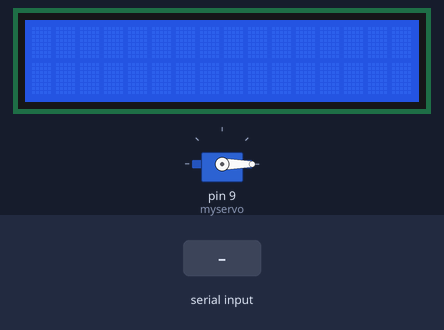
Bench run of a sketch on a simulated Arduino Uno, built with avr-gcc and run on an emulated ATmega328P. Shown: servo, 16×2 character LCD. The test bench sets the inputs (shaded band). What the sketch prints to the serial monitor is not drawn.

Above: at 1.2 s.
1.3 s: "o" received over Serial
At 1.46 s:
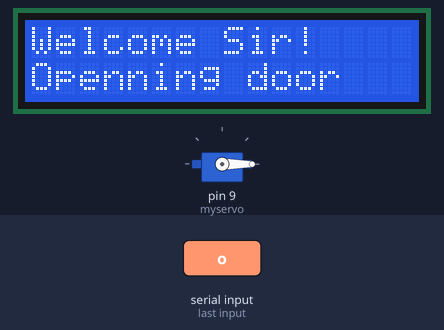
At 3.3 s:
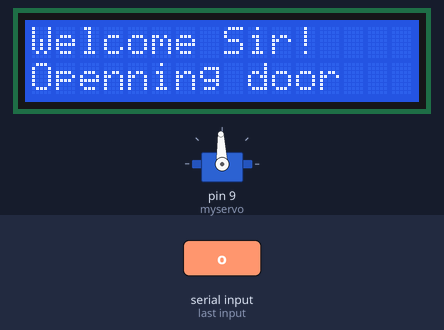
Timing chart, 0 to 9.1 s (numbered marks = the images above; inputs shaded):
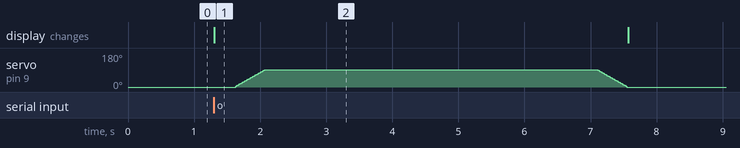

Measured:
- after the input at 1.3 s, servo on pin 9 (myservo): rises from 0° to 92° in 0.44 s, then falls to 0° in 5.5 s; the display: changes at once (image 1)

The sketch:

blink.ino
```cpp
#include<Servo.h>
#include <LiquidCrystal.h>

int D7_pin = 4;
int D6_pin = 5;
int D5_pin = 6;
int D4_pin =  7;
int EN_pin = 11;
int RS_pin = 12;
LiquidCrystal lcd(RS_pin, EN_pin, D4_pin, D5_pin, D6_pin, D7_pin);

Servo myservo;
int pos;
char d;
void setup(){
	d = "";
	Serial.begin(9600);
	Serial.println("DTHXX test");
	myservo.attach(9);
	myservo.write(0);
	lcd.begin(16, 2);
}

void loop(){
	if (Serial.available()) {
		d = Serial.read();
		Serial.println(d);
		if (d == 'o')
		{
			Serial.println("openning the door...");
			lcd.clear();
			lcd.print("Welcome Sir!");
			lcd.setCursor(0, 1);
			lcd.print("Openning door");
			delay(300);
			for (pos = 0; pos <= 92; pos += 4)
			{
			  myservo.write(pos);
			  delay(20);
			}
			delay(5000);
			for (pos = 92; pos >= 0; pos -= 4)
			{
			  myservo.write(pos);
			  delay(20);
			}
			lcd.clear();
		}
		else{
			Serial.println("Unknown person detected");
			lcd.clear();
			lcd.print("Unknown person!");
			delay(2000);
			lcd.clear();
		}
		d = "";
	}
}
```
